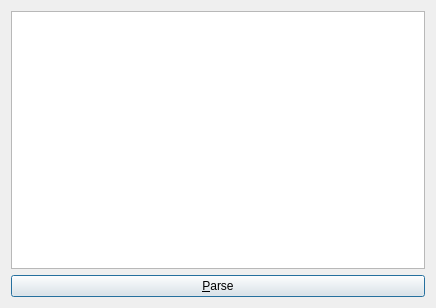
<?xml version="1.0" encoding="UTF-8"?>
<ui version="4.0">
 <class>CFTest1Class</class>
 <widget class="QDialog" name="CFTest1Class">
  <property name="geometry">
   <rect>
    <x>0</x>
    <y>0</y>
    <width>436</width>
    <height>308</height>
   </rect>
  </property>
  <property name="windowTitle">
   <string>CFTest1(old)</string>
  </property>
  <layout class="QGridLayout" name="gridLayout">
   <property name="sizeConstraint">
    <enum>QLayout::SetNoConstraint</enum>
   </property>
   <item row="0" column="0">
    <layout class="QVBoxLayout" name="verticalLayout">
     <item>
      <widget class="QListWidget" name="listWidget"/>
     </item>
     <item>
      <widget class="QPushButton" name="pushButton">
       <property name="text">
        <string>&amp;Parse</string>
       </property>
      </widget>
     </item>
    </layout>
   </item>
  </layout>
 </widget>
 <layoutdefault spacing="6" margin="11"/>
 <resources/>
 <connections/>
</ui>
